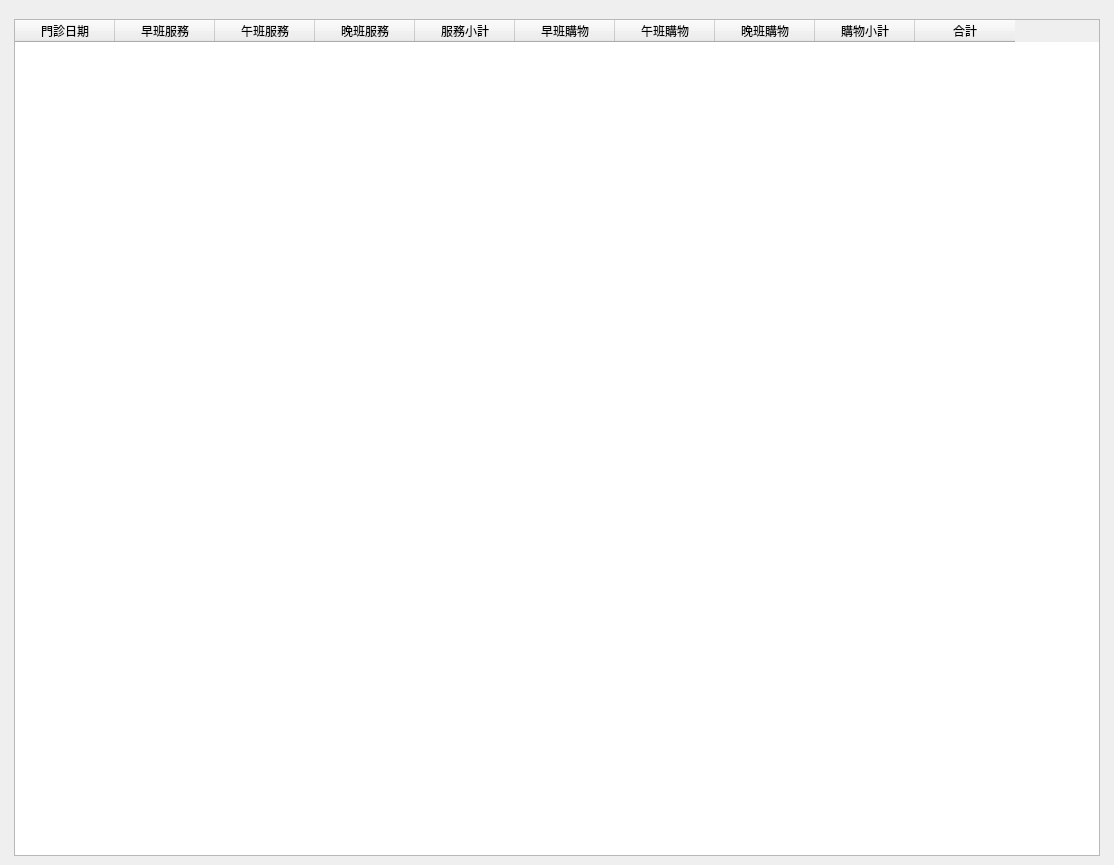
<?xml version="1.0" encoding="UTF-8"?>
<ui version="4.0">
 <class>WindowStatisticsMassageCount</class>
 <widget class="QMainWindow" name="WindowStatisticsMassageCount">
  <property name="geometry">
   <rect>
    <x>0</x>
    <y>0</y>
    <width>1114</width>
    <height>865</height>
   </rect>
  </property>
  <property name="windowTitle">
   <string>養生館人數統計</string>
  </property>
  <widget class="QWidget" name="centralwidget">
   <layout class="QHBoxLayout" name="horizontalLayout">
    <item>
     <layout class="QVBoxLayout" name="verticalLayout">
      <property name="leftMargin">
       <number>5</number>
      </property>
      <property name="topMargin">
       <number>10</number>
      </property>
      <property name="rightMargin">
       <number>5</number>
      </property>
      <item>
       <layout class="QVBoxLayout" name="verticalLayout_5">
        <item>
         <layout class="QHBoxLayout" name="horizontalLayout_2">
          <item>
           <widget class="QTableWidget" name="tableWidget_massage_count">
            <property name="editTriggers">
             <set>QAbstractItemView::NoEditTriggers</set>
            </property>
            <property name="alternatingRowColors">
             <bool>true</bool>
            </property>
            <property name="selectionMode">
             <enum>QAbstractItemView::SingleSelection</enum>
            </property>
            <property name="selectionBehavior">
             <enum>QAbstractItemView::SelectRows</enum>
            </property>
            <column>
             <property name="text">
              <string>門診日期</string>
             </property>
            </column>
            <column>
             <property name="text">
              <string>早班服務</string>
             </property>
            </column>
            <column>
             <property name="text">
              <string>午班服務</string>
             </property>
            </column>
            <column>
             <property name="text">
              <string>晚班服務</string>
             </property>
            </column>
            <column>
             <property name="text">
              <string>服務小計</string>
             </property>
            </column>
            <column>
             <property name="text">
              <string>早班購物</string>
             </property>
            </column>
            <column>
             <property name="text">
              <string>午班購物</string>
             </property>
            </column>
            <column>
             <property name="text">
              <string>晚班購物</string>
             </property>
            </column>
            <column>
             <property name="text">
              <string>購物小計</string>
             </property>
            </column>
            <column>
             <property name="text">
              <string>合計</string>
             </property>
            </column>
           </widget>
          </item>
          <item>
           <layout class="QVBoxLayout" name="verticalLayout_chart"/>
          </item>
         </layout>
        </item>
       </layout>
      </item>
     </layout>
    </item>
   </layout>
  </widget>
  <widget class="QMenuBar" name="menubar">
   <property name="geometry">
    <rect>
     <x>0</x>
     <y>0</y>
     <width>1114</width>
     <height>25</height>
    </rect>
   </property>
  </widget>
  <action name="action_export_excel">
   <property name="icon">
    <iconset>
     <normaloff>../icons/document-export.svg</normaloff>../icons/document-export.svg</iconset>
   </property>
   <property name="text">
    <string>匯出Excel</string>
   </property>
  </action>
 </widget>
 <resources/>
 <connections/>
</ui>
